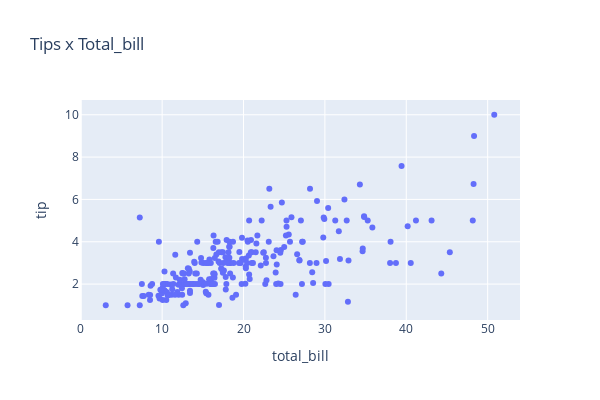

This figure's notebook cell:
### Code cell
px.scatter(tips_df, 
           x='total_bill', 
           y='tip', 
           title='Tips x Total_bill', 
           width=600, 
           height=400)

### Figure 1 — Plotly figure (JSON) as saved in the notebook; plotly's stock layout.template omitted (floating-point values rounded to 4 significant figures; data arrays with more than 128 entries replaced by an {"elided": "..."} marker saying what was removed)
{"data": [{"hovertemplate": "total_bill=%{x}<br>tip=%{y}<extra></extra>", "legendgroup": "", "marker": {"color": "#636efa", "symbol": "circle"}, "mode": "markers", "name": "", "orientation": "v", "showlegend": false, "type": "scatter", "x": {"elided": "244 float values"}, "xaxis": "x", "y": {"elided": "244 float values"}, "yaxis": "y"}], "layout": {"height": 400, "legend": {"tracegroupgap": 0}, "title": {"text": "Tips x Total_bill"}, "width": 600, "xaxis": {"anchor": "y", "domain": [0, 1], "title": {"text": "total_bill"}}, "yaxis": {"anchor": "x", "domain": [0, 1], "title": {"text": "tip"}}}}
